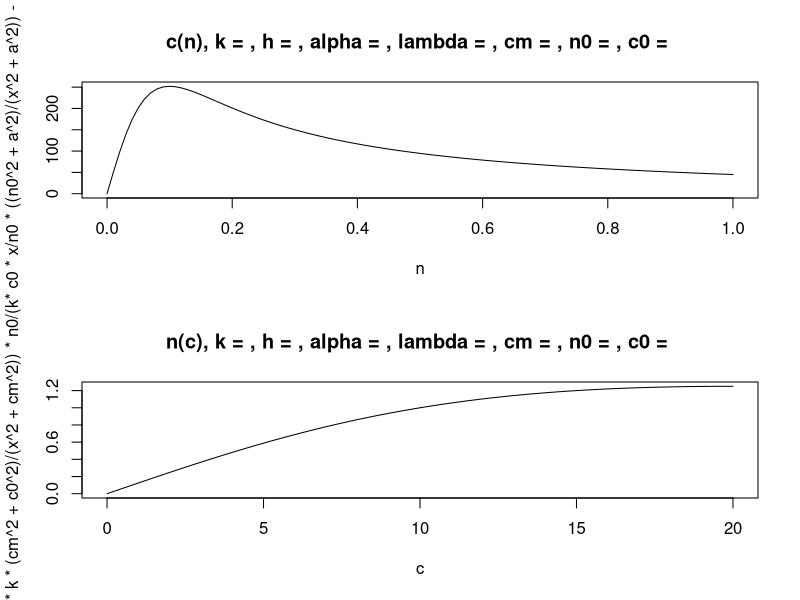
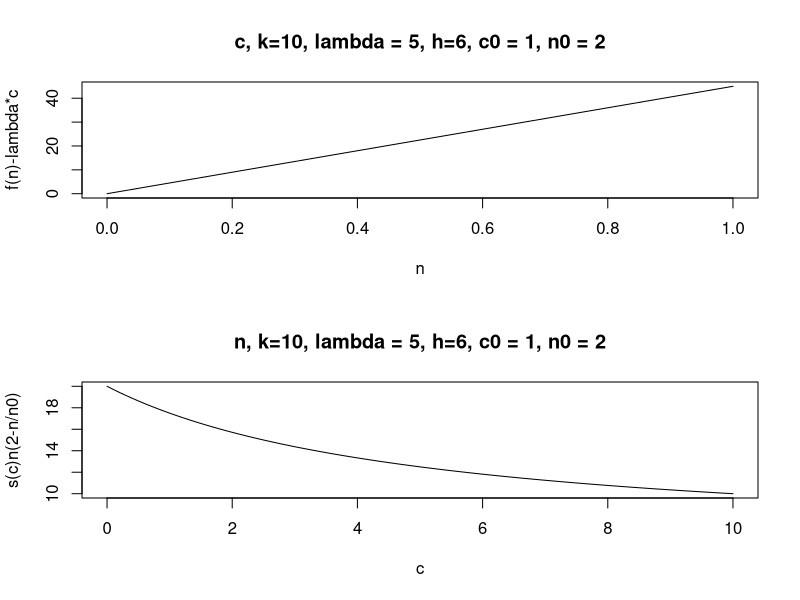

These charts were generated, in order, by the following R code:
rm(list =ls())

#Parametres :
a = 0.1
c0 = 10
n0 = 1
k= 10
l = 5
h = 2
cm = 20

B = (c0^2+cm^2-2*h*c0*cm)/((c0-cm)^2)

par(mfrow = c(2,1))

#dc/dt Activateur
curve(expr = l*c0*x/n0*((n0^2+a^2)/(x^2+a^2))-l*x, main = "c(n), k = , h = , alpha = , lambda = , cm = , n0 = , c0 = ", xlab = "n") 
#dn.dt Activateur
curve(expr = (x*k*(cm^2+c0^2)/(x^2+cm^2))*n0/(k*c0), main = "n(c), k = , h = , alpha = , lambda = , cm = , n0 = , c0 = ",xlab = "c",xlim = c(0,20)) 



#dc/dt inhibiteur
curve(expr = l*c0/n0*x-l*x, main = "c, k=10, lambda = 5, h=6, c0 = 1, n0 = 2",ylab = "f(n)-lambda*c", xlab = "n") 
#dn/dt inhibiteur
curve(expr = ((h-1)*x+h*c0)/(2*(h-1)*x+c0)*k, main = "n, k=10, lambda = 5, h=6, c0 = 1, n0 = 2",xlab = "c", ylab = "s(c)n(2-n/n0)", xlim = c(0,10)) 
